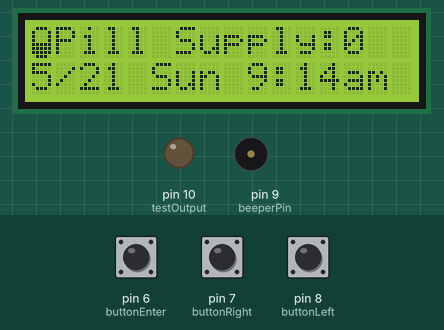
Recording of a sketch running on a simulated Arduino Uno, built with avr-gcc and run on an emulated ATmega328P. Shown: 16×2 character LCD, output pins drawn as LEDs (lit = HIGH), buzzer (waves = sounding, pin HIGH). The test bench sets the inputs (shaded band); at power-on: pin 6 (buttonEnter) LOW, pin 7 (buttonRight) LOW, pin 8 (buttonLeft) LOW. The local clock reads 2024-03-15 10:24:30 at power-on unless the sketch sets it.

Above: at 1.2 s.
1.3 s: pin 6 (buttonEnter) pulled HIGH for 3.2 s
At 4.1 s:
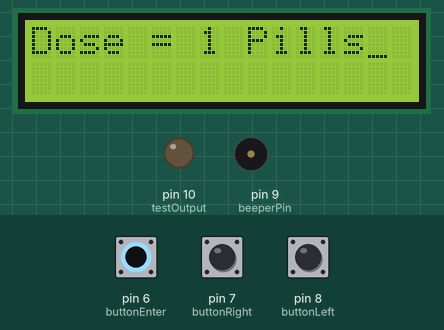
7.5 s: pin 6 (buttonEnter) pulled HIGH for 0.15 s
At 8.8 s:
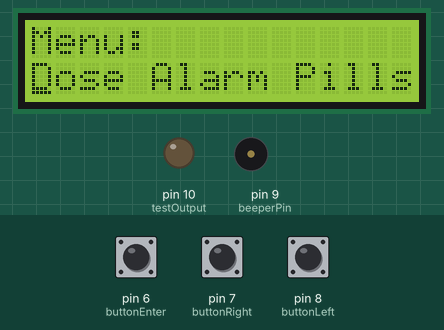
10.0 s: pin 7 (buttonRight) pulled HIGH for 1 s
At 11.8 s:
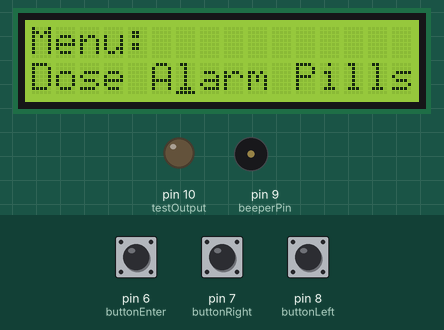
12.5 s: pin 6 (buttonEnter) pulled HIGH for 1 s
At 13.9 s:
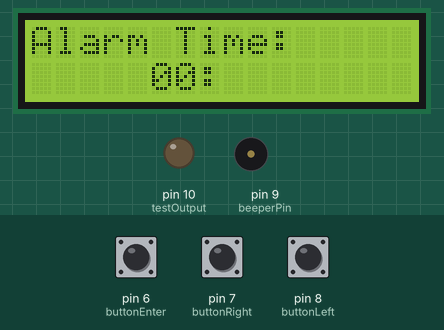
15.0 s: pin 8 (buttonLeft) pulled HIGH for 3.2 s
At 19.3 s:
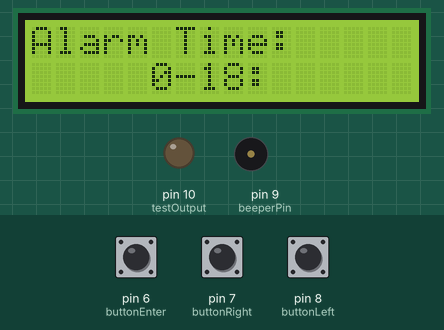
19.7 s: pin 8 (buttonLeft) pulled HIGH for 0.15 s
Timing chart, 0 to 22.3 s (numbered marks = the images above; inputs shaded):
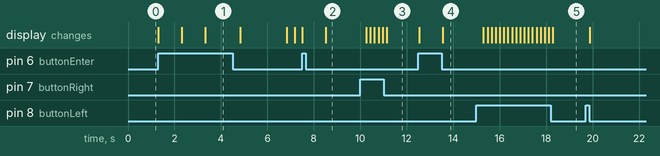

Measured:
- after the input at 1.3 s, the display: first changes at once (image 1 shows a later state)
- after the input at 7.5 s, the display: first changes at once (image 2 shows a later state)
- after the input at 10.0 s, the display: first changes after 0.26 s (image 3 shows a later state)
- after the input at 12.5 s, the display: first changes at once (image 4 shows a later state)
- after the input at 15.0 s, the display: first changes after 0.30 s (image 5 shows a later state)

The sketch:

BioHackPillDispenser.ino
```cpp
#include <LiquidCrystal.h>
#include "Arduino.h"
#include "uRTCLib.h"

const int rs = 12, en = 11, d4 = 5, d5 = 4, d6 = 3, d7 = 2;
LiquidCrystal lcd(rs, en, d4, d5, d6, d7);
uRTCLib rtc(0x68);
char daysOfTheWeek[7][12] = {"Sun", "Mon", "Tues", "Wed", "Thur", "Fri", "Sat"};

int pills = 0;
int dose = 0;
int alarmHour = 0;
int alarmMin = 0;
int buttonState1 = 0;
int buttonState2 = 0;
int buttonState3 = 0;
int k = 0;
int m = 0;
int testOutput = 10;
int testInput = 13;
int s = 0;
int com = 0;
int check1 = 0;
int check2 = 1;

const int buttonRight = 7;
const int buttonLeft = 8;
const int buttonEnter = 6;
const int beeperPin = 9;

byte pill[8] = {
  0b01110,
  0b10001,
  0b10001,
  0b10001,
  0b11111,
  0b11111,
  0b11111,
  0b01110
};

void setup() {
  pinMode(buttonRight, INPUT);
  pinMode(buttonLeft, INPUT);
  pinMode(buttonEnter, INPUT);
  pinMode(beeperPin, OUTPUT);
  pinMode(testOutput, OUTPUT);
  pinMode(testInput, INPUT);
  lcd.createChar(0, pill);
  lcd.begin(16, 2);
  URTCLIB_WIRE.begin();
  rtc.set(0, 14, 9, 1, 21, 5, 23);
}

void loop() {
  buttonState1 = digitalRead(buttonEnter);
  if (buttonState1 == HIGH) {
    mainMenu();
    k = 0;
  } else {
    rtc.refresh();
    lcd.setCursor(0,0);
    lcd.write(byte(0));
    lcd.print("Pill Supply:");
    lcd.print(pills);
    lcd.setCursor(0,1);
    lcd.print(rtc.month());
    lcd.print("/");
    lcd.print(rtc.day());
    lcd.print(" ");
    lcd.print(daysOfTheWeek[rtc.dayOfWeek()-1]);
    lcd.print(" ");
    if (rtc.hour() > 12) {
      lcd.print(rtc.hour()-12);
    } else {
      lcd.print(rtc.hour());
    }
    lcd.print(":");
    if (rtc.minute() < 10) {
      lcd.print(0);
      lcd.print(rtc.minute());
    } else {
      lcd.print(rtc.minute());
    }
    if (rtc.hour() >= 12) {
      lcd.print("pm");
    } else {
      lcd.print("am");
    }
    if (rtc.hour() == alarmHour && rtc.minute() == (alarmMin - 1) && check1 != check2) {
      com = 0;
      while (s < dose) {
        digitalWrite(testOutput, HIGH);
        while (com == 0) {
          if (digitalRead(testInput) == HIGH) {
            com = 1;
          }
        }
        digitalWrite(testOutput, LOW);
        delay(200);
        s = s + 1;
        pills = pills - 1;
      }
      check1 = check2;
    }
    if (rtc.hour() == alarmHour && rtc.minute() == alarmMin) {
      tone(beeperPin, 200);
      delay(250);
      noTone(beeperPin);
      delay(250);
      tone(beeperPin, 200);
      delay(350);
      noTone(beeperPin);
      delay(150);
      check1 = 0;
      check2 = 1;
      s = 0;
    }
  }
}

void mainMenu() {
  lcd.clear();
  lcd.setCursor(0,0);
  lcd.print("Menu:");
  lcd.setCursor(0,1);
  lcd.print("Dose");
  lcd.print(" ");
  lcd.print("Alarm");
  lcd.print(" ");
  lcd.print("Pills");
  int pos = 0;
  delay(1000);
  while (k == 0) {
    lcd.setCursor(pos, 1);
    lcd.cursor();
    buttonState1 = digitalRead(buttonEnter);
    buttonState2 = digitalRead(buttonLeft);
    buttonState3 = digitalRead(buttonRight);
    if (buttonState2 == HIGH) {
      pos = pos - 1;
    } else if (buttonState3 == HIGH) {
      pos = pos + 1;
    }
    if (buttonState1 == HIGH) {
      if (pos < 4){
        doseMenu();
        k = 1;
        lcd.clear();
      } else if (pos > 4 && pos < 10) {
        alarmMenu();
        k = 1;
        lcd.clear();
      } else if (pos > 10) {
        pillMenu();
        k = 1;
        lcd.clear();
      }
    }
    delay(175);
  }
}

void doseMenu() {
  lcd.noCursor();
  lcd.clear();
  lcd.setCursor(0,0);
  lcd.print("Pill Dosage (#):");
  lcd.setCursor(0,1);
  lcd.print("1");
  lcd.print(" ");
  lcd.print("2");
  lcd.print(" ");
  lcd.print("3");
  lcd.print(" ");
  lcd.print("4");
  lcd.print(" ");
  lcd.print("5");
  lcd.print(" ");
  lcd.print("6");
  lcd.print(" ");
  lcd.print("7");
  lcd.print(" ");
  lcd.print("8");
  int pos = 0;
  delay(1000);
  while (k == 0) {
    lcd.setCursor(pos, 1);
    lcd.cursor();
    buttonState1 = digitalRead(buttonEnter);
    buttonState2 = digitalRead(buttonLeft);
    buttonState3 = digitalRead(buttonRight);
    if (buttonState2 == HIGH) {
      pos = pos - 1;
    } else if (buttonState3 == HIGH) {
      pos = pos + 1;
    }
    if (buttonState1 == HIGH) {
      if (pos == 0){
        dose = 1;
      } else if (pos == 2){
        dose = 2;
      } else if (pos == 4){
        dose = 3;
      } else if (pos == 6){
        dose = 4;
      } else if (pos == 8){
        dose = 5;
      } else if (pos == 10){
        dose = 6;
      } else if (pos == 12){
        dose = 7;
      } else if (pos == 14){
        dose = 8;
      }
      lcd.clear();
      lcd.print("Dose = ");
      lcd.print(dose);
      lcd.print(" Pills");
      delay(1500);
      lcd.setCursor(0,1);
      lcd.print("   Loading...   ");
      delay(2000);
      lcd.clear();
      k = 1;
    }
    delay(175);
  }
}

void alarmMenu() {
  lcd.clear();
  lcd.setCursor(0,0);
  lcd.print("Alarm Time:");
  delay(1000);
  int m = 0;
  while (m == 0) {
    buttonState1 = digitalRead(buttonEnter);
    buttonState2 = digitalRead(buttonLeft);
    buttonState3 = digitalRead(buttonRight);
    int pos = 5;
    lcd.setCursor(pos, 1);
    lcd.noCursor();
    if (alarmHour < 10) {
      lcd.print(0);
      lcd.print(alarmHour);
      lcd.print(":");
    } else {
      lcd.print(alarmHour);
      lcd.print(":");
    }
    if (buttonState2 == HIGH) {
      alarmHour = alarmHour - 1;
    } else if (buttonState3 == HIGH) {
      alarmHour = alarmHour + 1;
    }
    if (buttonState1 == HIGH) {
      delay(1000);
      while (m == 0) {
        buttonState1 = digitalRead(buttonEnter);
        buttonState2 = digitalRead(buttonLeft);
        buttonState3 = digitalRead(buttonRight);
        pos = 8;
        lcd.setCursor(pos, 1);
        lcd.noCursor();
        if (alarmMin < 10) {
          lcd.print(0);
          lcd.print(alarmMin);
        } else {
          lcd.print(alarmMin);
        }
        if (buttonState2 == HIGH) {
          alarmMin = alarmMin - 1;
        } else if (buttonState3 == HIGH) {
          alarmMin = alarmMin + 1;
        }
        if (buttonState1 == HIGH) {
          delay(2000);
          m = 1;
        }
        delay(175);
      }
    }
    delay(175);
  }
}

void pillMenu() {
  lcd.clear();
  lcd.setCursor(0,0);
  lcd.print("Pill Supply:");
  lcd.setCursor(0,1);
  delay(1000);
  lcd.noCursor();
  int m = 0;
  while (m == 0) {
    buttonState1 = digitalRead(buttonEnter);
    buttonState2 = digitalRead(buttonLeft);
    buttonState3 = digitalRead(buttonRight);
    lcd.setCursor(0,1);
    lcd.print(pills);
    lcd.print(" Total Pills");
    if (buttonState2 == HIGH) {
      pills = pills - 1;
    } else if (buttonState3 == HIGH) {
      pills = pills + 1;
    }
    if (buttonState1 == HIGH) {
      m = 1;
    }
    delay(175);
  }
}
```

firmwareUSBsample.ino
```cpp
#define BLYNK_TEMPLATE_ID "TMPL2rQv0mCLk"
#define BLYNK_TEMPLATE_NAME "Quickstart Template"
#define BLYNK_AUTH_TOKEN "rMs6j9OhRPhl1_FV5z-8RAhh_-wypM4E"
char ssid [] = "Navier";
char pass [] = "Rahul135";
```
